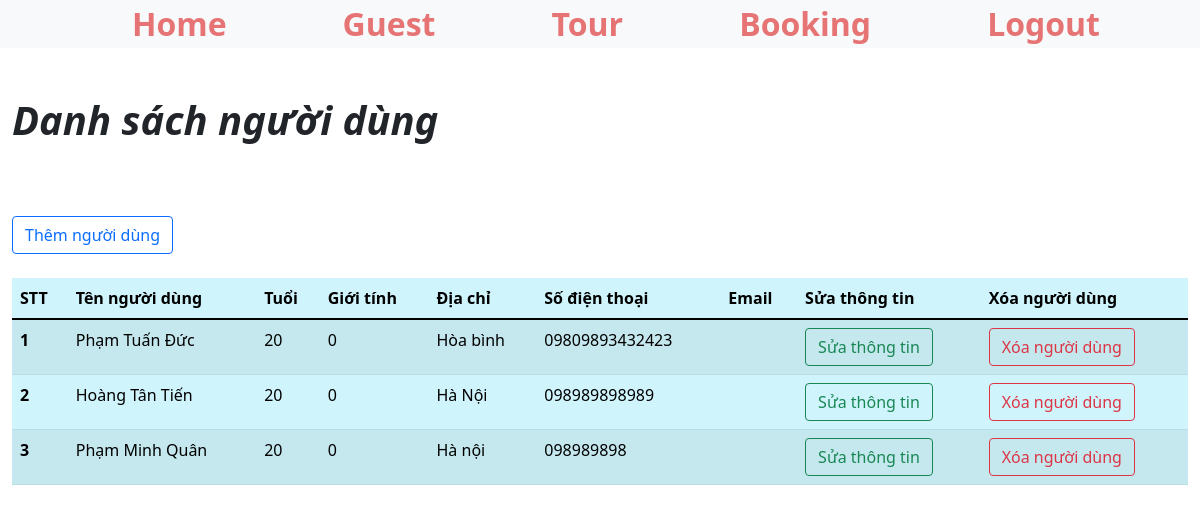
The page /admin/mana_guest.php on the database as committed earlier.
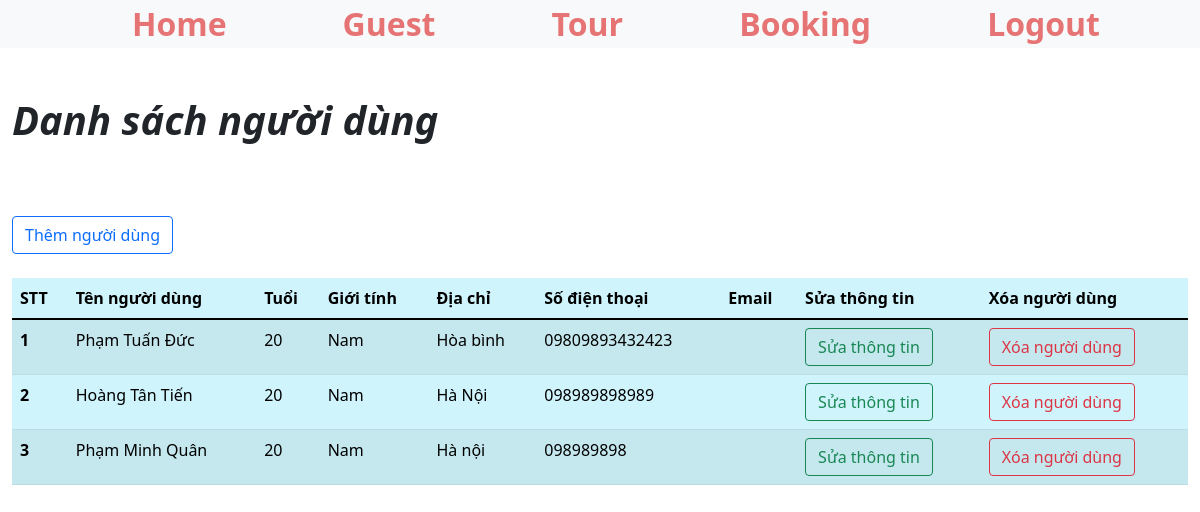
The same page on the database as committed later.
### tables this page shows
CREATE TABLE `user` (
  `guest_id` varchar(50) NOT NULL,
  `guest_name` varchar(100) NOT NULL,
  `guest_age` int(100) NOT NULL,
  `guest_gender` varchar(10) NOT NULL,
  `guest_address` varchar(100) NOT NULL,
  `guest_phone` varchar(100) NOT NULL,
  `guest_email` varchar(100) NOT NULL,
  `guest_username` varchar(100) NOT NULL,
  `guest_password` varchar(16) NOT NULL
);

### admin/mana_guest.php (the view, shortened to what this page needs)
<?php
include('../config/adminheader.php');
include('../config/constant.php')
?>
 <section class="text-center bg-light">
        <div class="container  ">
            <ul class="d-flex justify-content-around">
                    <li class="fs-2 fw-bold "><a  href="index.php" class="menu-text">Home</a></li>
                    <li class="fs-2 fw-bold "><a  href="mana_guest.php" class="menu-text">Guest</a></li>
                    <li class="fs-2 fw-bold "><a  href="mana_tour.php" class="menu-text">Tour</a></li>
                    <li class="fs-2 fw-bold "><a  href="mana_bookingtour.php" class="menu-text">Booking</a></li>
                    <li class="fs-2 fw-bold "><a  href="logout.php" class="menu-text">Logout</a></li>
            </ul>
        </div>
    </section>
<div class="container-fluid ">
    <h1 class="fw-bold my-5 fst-italic"> Danh sách người dùng </h1>
    <br>
    <a href="add_guest.php" class=" btn btn-outline-primary">Thêm người dùng</a>
    <table class="table table-info table-striped mt-4">
  <thead>
    <tr>
      <th scope="col">STT</th>
      <th scope="col">Tên người dùng</th>
      <th scope="col">Tuổi</th>
      <th scope="col">Giới tính</th>
      <th scope="col">Địa chỉ</th>
      <th scope="col">Số điện thoại</th>
      <th scope="col">Email</th>
      <th scope="col">Sửa thông tin</th>
      <th scope="col">Xóa người dùng</th>
    </tr>
  </thead>
  <tbody>
  <?php
  $sql ="SELECT * FROM user";
  $result = mysqli_query($conn,$sql);
  if(mysqli_num_rows($result)>0){
      $i = 1;
      while($row = mysqli_fetch_assoc($result)){
  ?>
    <tr>
      <th scope="row"><?php echo $i ?></th>
      <td><?php echo $row['guest_name']; ?></td>
      <td><?php echo $row['guest_age']; ?></td>
      <td><?php echo $row['guest_gender']; ?></td>
      <td><?php echo $row['guest_address']; ?></td>
      <td><?php echo $row['guest_phone']; ?></td>
      <td><?php echo $row['guest_emai']; ?></td>
      <td><a href="edit_guest.php?guest_id=<?php echo $row['guest_id']; ?> " class="btn btn-outline-success"> Sửa thông tin </a></td>
      <td><a href="delete_guest.php?guest_id=<?php echo $row['guest_id']; ?> " class="btn btn-outline-danger"> Xóa người dùng </a></td>
    </tr>
    <?php
    $i++;
      }
    }
    ?>
  </tbody>
</table>
</div>
<?php
include('../config/adminfooter.php')
?>

Rows that differ between the two databases and show on the page:
changed user "Phạm Tuấn Đức": guest_gender "0" → "Nam"
changed user "Hoàng Tân Tiến": guest_gender "0" → "Nam"
changed user "Phạm Minh Quân": guest_gender "0" → "Nam"
